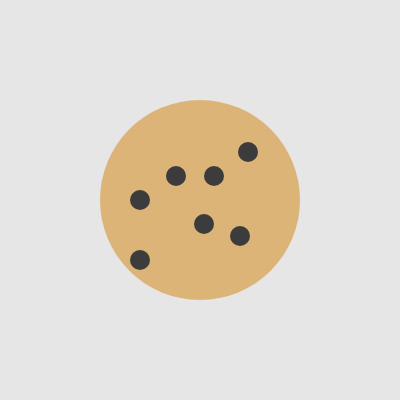
Frame 1 (no input)
Frame 60 (no input): identical to frame 1, image omitted
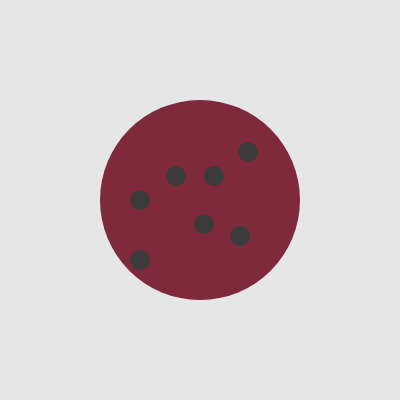
Frame 120 (the mouse pressed at the canvas centre since frame 60)

The p5.js sketch that drew these frames (run headless with seeded random() and noise() and a simulated clock; from frame 60 on, the mouse is pressed at the canvas centre):

// p5.js sketch
// ── sketch.js
// DM2008 — Activity 4a [Guided]
// Bake a Cookie (30 min)
//
// A class is a blueprint — Cookie describes what every cookie has and can do.
// Your job is to complete the class, then add movement and a flavour randomiser.
//
// Suggested order:
// 3. Implement move() and randomFlavor()
// 4. Wire them up in keyPressed() and mousePressed()
//
// Stretch: add a second cookie with different starting values.

let cookie;

function setup() {
  createCanvas(400, 400);
  noStroke();
  cookie = new Cookie("chocolate", 200, width / 2, height / 2);
}

function draw() {
  background(230);
  cookie.show();
}

class Cookie {
  constructor(flavour, sz, x, y) {
    // this. binds each value to this specific cookie object
    // Add the missing properties below
    this.flavor = flavour;
    this.sz = sz;
    this.x = x;
    this.y = y;
  }

  show() {
    switch (this.flavour) {
      case "chocolate":
        fill(196, 146, 96);
        break;
      case "vanilla":
        fill(255, 223, 150);
        break;
      case "red velvet":
        fill(127, 42, 60);
        break;
      default:
        fill(220, 180, 120);
    }
    ellipse(this.x, this.y, this.sz);

    const s = this.sz * 0.1;
    fill(60);
    ellipse(this.x - this.sz*0.12, this.y - this.sz*0.12, s);
    ellipse(this.x + this.sz*0.24, this.y - this.sz*0.24, s);
    ellipse(this.x - this.sz*0.30, this.y + this.sz*0.30, s);
    ellipse(this.x + this.sz*0.20, this.y + this.sz*0.18, s);
    ellipse(this.x + this.sz*0.02, this.y + this.sz*0.12, s);
    ellipse(this.x + this.sz*0.07, this.y - this.sz*0.12, s);
    ellipse(this.x - this.sz*0.30, this.y + this.sz*0.0, s);
  }

  move() {
     if (keyCode === 37) { // Left arrow key
    this.x = this.x - 5;
  } else if (keyCode === 39) { // Right arrow key
    this.x = this.x + 5;
  } else if (keyCode === 38) { // Up arrow key
    this.y = this.y -5;
  } else if (keyCode === 40) { // Down arrow key
    this.y = this.y +5;
  }
}
  

  randomFlavour() {
    let cookie_flavours = ["vanilla", "chocolate", "red velvet"]
    this.flavour = (random(cookie_flavours))
  }
}


  
function keyPressed() {
  cookie.move()
}

function mousePressed() {
  cookie.randomFlavour()

}
